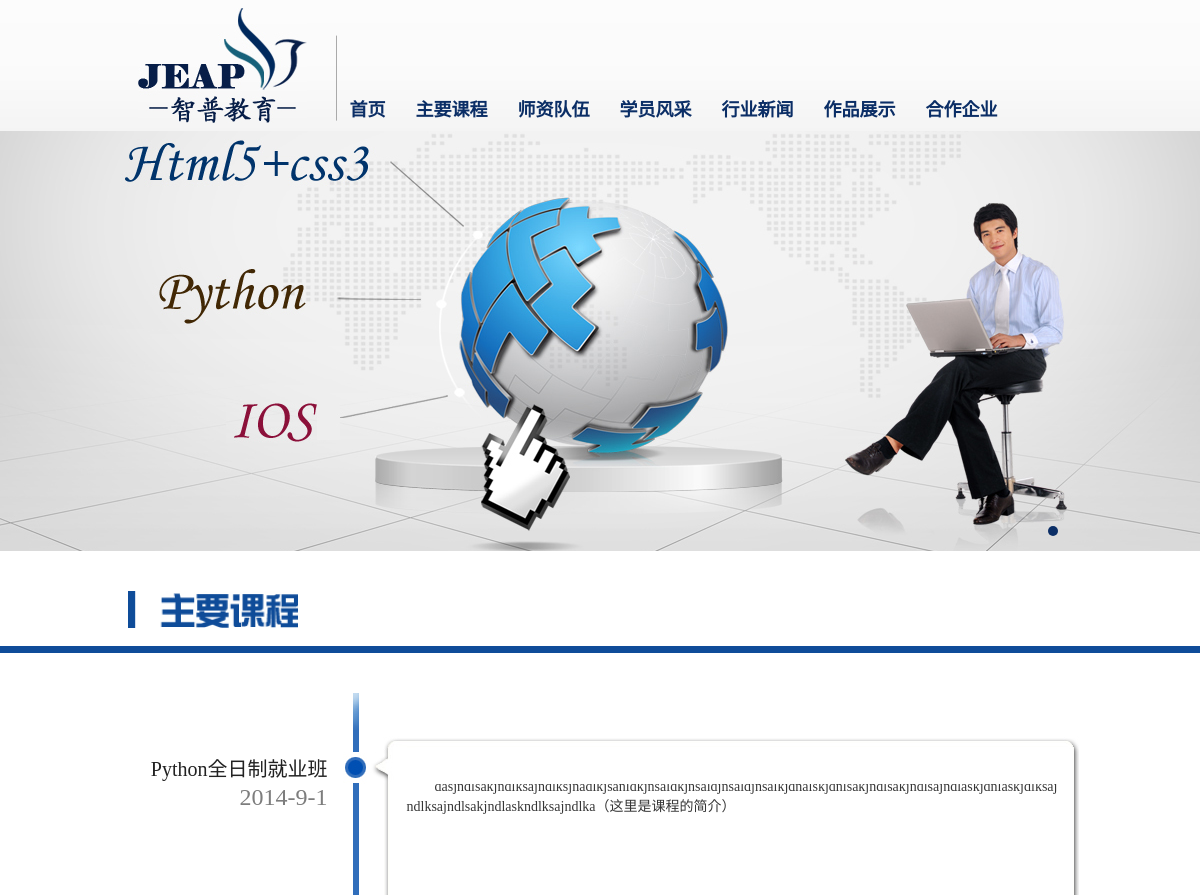
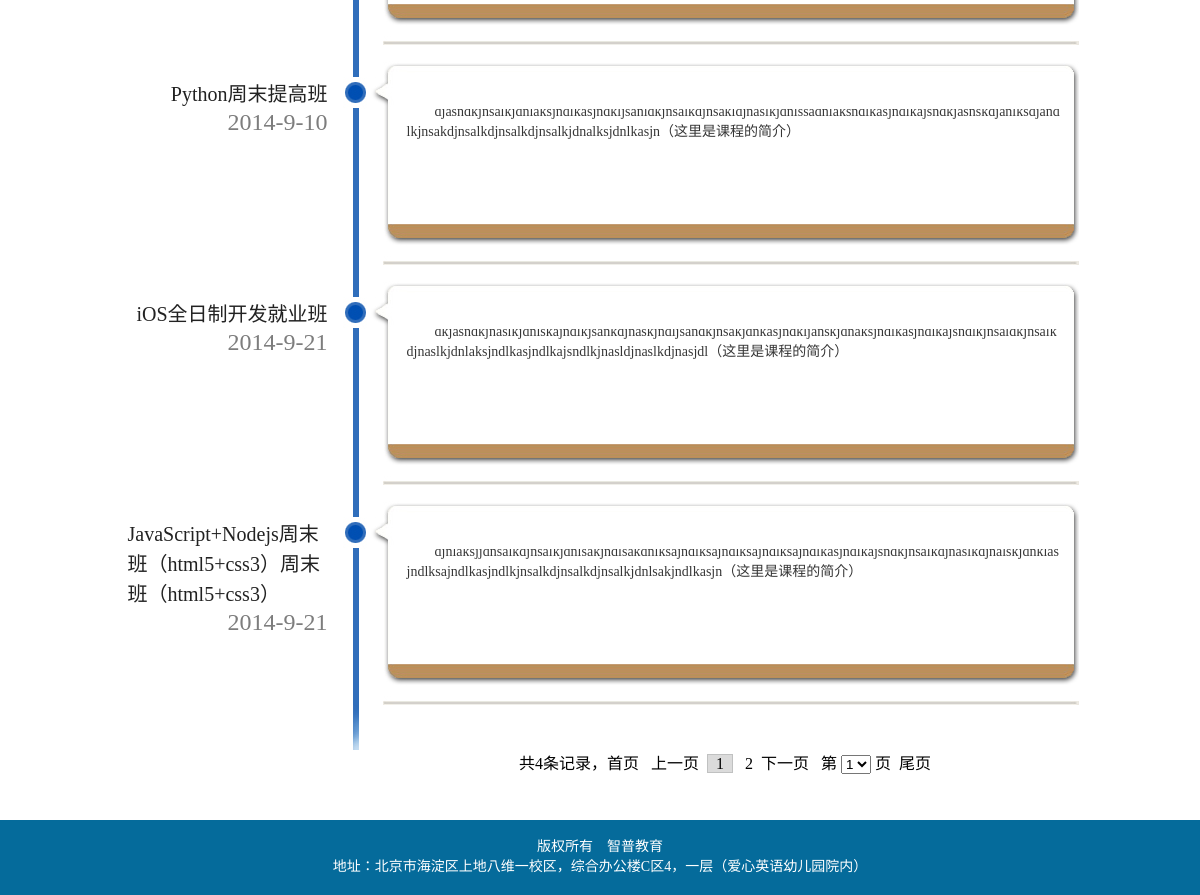
Screenshot of /course/ with the database file from the repository (2 pictures, top to bottom).
### Jeapedu/models.py (models this page shows)
class Course(models.Model):
	title     = models.CharField(max_length=128)
	order     = models.IntegerField(default=0)
	startdate = models.CharField(max_length=64)
	content   = models.TextField()
	photo     = models.ImageField(upload_to='couese_photo',blank=True,null=True)
	kw		  = models.CharField(max_length=64,default="open")
	def photo_tag(self):
		if self.photo.name[0] == '/':
			return u'<img src="%s" />' % self.photo
		return u'<img style="width:50px;"src="/media/%s" />' % self.photo
	photo_tag.short_description = 'Image'
	photo_tag.allow_tags = True

### Jeapedu/views.py (the view)
# urls.py: url(r'^course/$', 'Jeapedu.views.course', name='course'),
def course(request):
	courses     = Course.objects.all()
	courses_num = Course.objects.all().count()
	d           = {'courses':courses,'courses_num':courses_num}
	return render_to_response('course.html', d, context_instance=RequestContext(request))

### Jeapedu/templates/course.html (shortened to what this page needs)
{% extends "base.html" %}
{% block content %}
<div class="index_banner width100">
	<div id="full-screen-slider">
        <ul id="slides">
            <li style="background:url('/static/images/course_banner.jpg') no-repeat center top"><a href="#" target="_blank"></a></li>
        </ul>
    </div>
</div>
<div class="course margint40 width100">
    <div class="title width100"><div class="width965 marginauto"><img src="/static/images/course_title.jpg"></div></div>
    <ul class="width965 margint40 marginauto">
      	<dl class="marginl225" style="position:relative; top:10px; margin-top:-10px;"><img src="/static/images/course_ultop.jpg" /></dl>
	   {%for x in courses%}
       	<li>
        	<div class="marginl225"><img src="/static/images/course_litop.jpg" /></div>
            <div class="course_con">
                <span class="course_biref fright" style="word-break:break-all">{{x.content}}</span>
           		<div class="course_left fleft">
                	<p class="course_name" style="float:right;"><a href="#">{{x.title}}</a></p>
                    <p class="date">{{x.startdate}}</p>
                </div>
           </div>
          <div class="marginl225"><img src="/static/images/course_libot.jpg" /></div>
        </li>
		{%endfor%}
       <dl class="marginl225"><img src="/static/images/course_ulbot.jpg" /></dl>
    </ul>
</div>
<div class="page" style="padding-left:250px;">
	<p>共{{courses_num}}条记录，<a href="#">首页</a>&nbsp;&nbsp; <a href="#">上一页</a>&nbsp;&nbsp;<a class="current">1</a>&nbsp;&nbsp; <a href="#">2</a>&nbsp;&nbsp;<a href="/course?">下一页</a>&nbsp;&nbsp; 第&nbsp;<select><option>1</option></select>
    页&nbsp;&nbsp;<a href="#">尾页</a></p>
</div>
{% endblock %}

### Jeapedu/templates/base.html (shortened to what this page needs)
<!DOCTYPE html PUBLIC "-//W3C//DTD XHTML 1.0 Transitional//EN" "http://www.w3.org/TR/xhtml1/DTD/xhtml1-transitional.dtd">
<html xmlns="http://www.w3.org/1999/xhtml">
<head>
<link type="text/css" rel="stylesheet" href="/static/css/style.css" />
<link rel="stylesheet" type="text/css" href="/static/css/jquery.jslides.css" media="screen" />
</head>
<body>
<div class="top width100">
	<div class="width965 marginauto">
        <div class="nav fright  fbule1">
        	<ul>
				<li><a href="/">{{tag2|default:"首页"}}</a></li>
            	<li><a href="/course">{{tag3|default:"主要课程"}}</a></li>
                <li><a href="/teachers">{{tag4|default:"师资队伍"}}</a></li>
                <li><a href="/#students">{{tag5|default:"学员风采"}}</a></li>
                <li><a href="/#news">{{tag6|default:"行业新闻"}}</a></li>
				<li><a href="/#students_works">{{tag7|default:"作品展示"}}</a></li>
                <li><a href="/#enterprise">{{tag8|default:"合作企业"}}</a></li>
            </ul>
        </div>
        <div class="logo"><a href="#"><img src="{{tagimg32|default:'/static/images/logo.jpg'}}" /></a></div>
    </div>
</div>
{% block content %}{% endblock %}
<div class="bot width100">
    <span>{{tag29|default:"版权所有"}}&nbsp;&nbsp;&nbsp;&nbsp;{{tag30|default:"智普教育"}}<br>
{{tag31|default:"地址：北京市海淀区上地八维一校区，综合办公楼C区4，一层（爱心英语幼儿园院内）"}}</span>
</div>
</body>
</html>

### Jeapedu/static/css/style.css (style rules this page uses)
* { margin:0; padding:0; }
body,ul,li { margin:0; padding:0; font-family:"微软雅黑", "微软简中圆", "宋体"; }
ul { list-style:none; }
a { text-decoration:none; }
img { border:0; }
.width100 { width:100% }
.width965 { width:965px; }
.marginauto { margin:0 auto; }
.margint40 { margin-top:40px; }
.fleft { float:left; }
.fright { float:right; }
.fbule1 { color:#0b2e66; }
.fbule1 a { color:#0b2e66; }
.top { height:131px; background:url(../images/topbg.jpg) repeat-x; }
.logo { padding:8px 20px; padding-right:30px; width:170px; background:url(../images/logorbg.jpg) no-repeat; background-position:218px 35px; }
.nav { width:745px; _width:725px; font-size:18px; font-weight:600; }
.nav ul { height:30px; padding:0 12px; padding-top:95px; }
.nav ul li { float:left; text-align:center; padding-right:30px; }
.index_banner { height:420px; }
.bot { background-color: #056b9b; height:45px; text-align:center; padding:15px 0; }
.bot span { color: #fff; font-size: 14px; }
.title { height:55px; border-bottom: 7px #0f4c99 solid; }
.title div { padding-left:20px; }
.title div img { width:170px; }
.page { text-align:center; font-size:16px; height:30px; padding-bottom:40px; }
.page a { color:#000 }
.page .current { padding:0 8px; border:1px solid #c0c1c1; background:#dbdbdb; }
.page option { background:#dbdbdb; }
.marginl225 { margin-left:225px; }
.course_biref { width:656px; background:url(../images/courselibg.jpg) repeat-y; background-position:-4px 0; margin-top: -5px; _margin-top: -7px; min-height:100px; height: 100%; overflow: hidden; font-size:14px; color:#363636; text-indent:2em; padding-bottom: 20px; padding-left: 60px; padding-right: 20px; }
.course_left { width:200px; margin-left:10px; position: relative; top: -30px; }
.course_name a { color:#222222; font-size:20px; text-align:justify; line-height:30px; }
.date { color:#7d7d7d; font-size:24px; text-align:right; }

### rows the page displays
Course: content "dasjndlsakjndlksajndlksjnadlkjsanldkjnsaldkjnsaldjnsaldjnsalkjdnalskjdnlsakjndlsakjndlsajndlaskjdnlaskjdlksajndlksajndlsakjndlaskndlksajndlka（这里是课程的简介）", title "Python全日制就业班", startdate "2014-9-1"
Course: content "djasndkjnsalkjdnlaksjndlkasjndkljsanldkjnsalkdjnsakldjnaslkjdnlssadnlaksndlkasjndlkajsndkjasnskdjanlksdjandlkjnsakdjnsalkdjnsalkdjnsalkjdnalksjdnlkasjn（这里是课程的简介）", title "Python周末提高班", startdate "2014-9-10"
Course: content "dkjasndkjnaslkjdnlskajndlkjsankdjnaskjndljsandkjnsakjdnkasjndkljanskjdnaksjndlkasjndlkajsndlkjnsaldkjnsalkdjnaslkjdnlaksjndlkasjndlkajsndlkjnasldjnaslkdjnasjdl（这里是课程的简介）", title "iOS全日制开发就业班", startdate "2014-9-21"
Course: content "djnlaksjjdnsalkdjnsalkjdnlsakjndlsakdnlksajndlksajndlksajndlksajndlkasjndlkajsndkjnsalkdjnaslkdjnalskjdnklasjndlksajndlkasjndlkjnsalkdjnsalkdjnsalkjdnlsakjndlkasjn（这里是课程的简介）", title "JavaScript+Nodejs周末班（html5+css3）周末班（html5+css3）", startdate "2014-9-21"

### other values shown
{{ tag2|default:"首页" }} "首页"
{{ tag3|default:"主要课程" }} "主要课程"
{{ tag4|default:"师资队伍" }} "师资队伍"
{{ tag5|default:"学员风采" }} "学员风采"
{{ tag6|default:"行业新闻" }} "行业新闻"
{{ tag7|default:"作品展示" }} "作品展示"
{{ tag8|default:"合作企业" }} "合作企业"
{{ courses_num }} "4"
{{ tag29|default:"版权所有" }} "版权所有"
{{ tag30|default:"智普教育" }} "智普教育"
{{ tag31|default:"地址：北京市海淀区上地八维一校区，综合办公楼C区4，一层（爱心英语幼儿园院内）" }} "地址：北京市海淀区上地八维一校区，综合办公楼C区4，一层（爱心英语幼儿园院内）"
